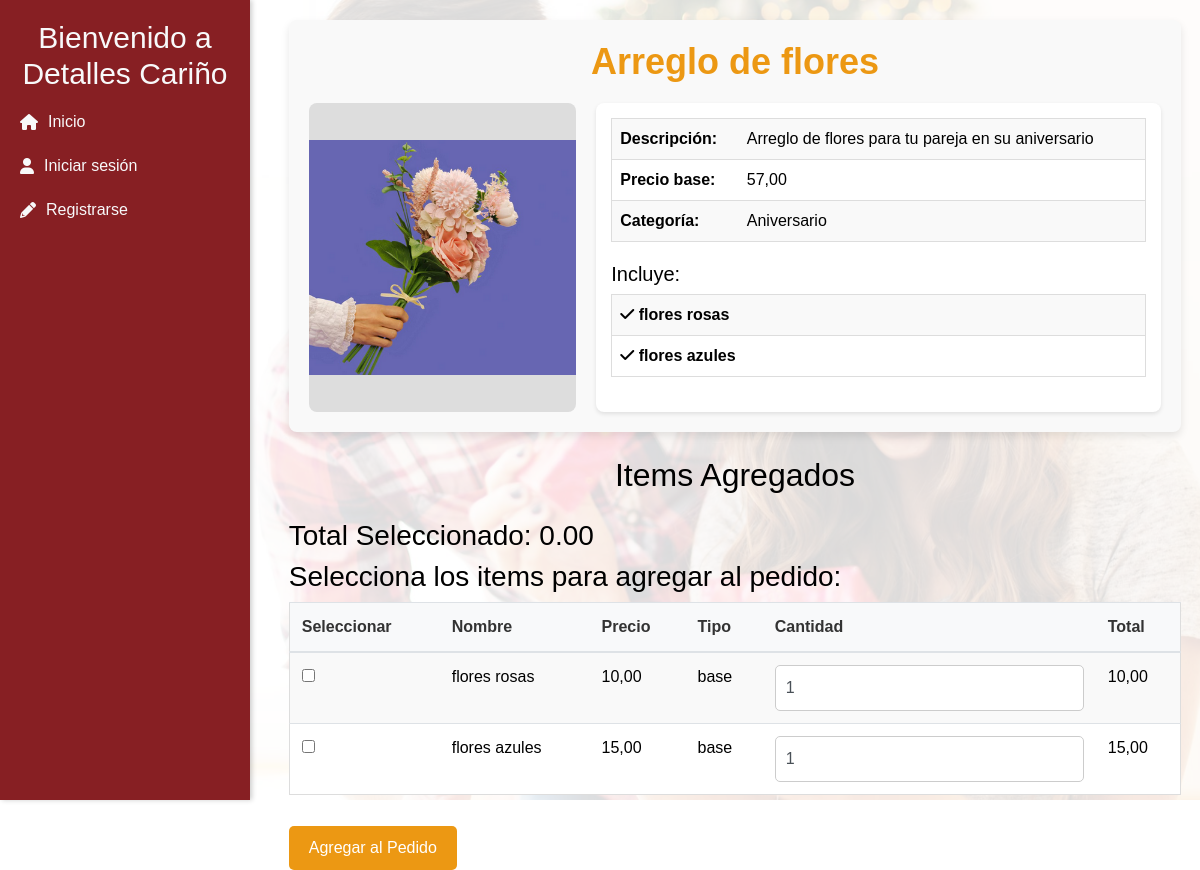
/pedidos/agregar/42/1, run on the app's committed database.
### pedidos/models.py (models this page shows, shortened)
class Producto(models.Model):
    nombre = models.CharField(max_length=50)
    descripcion = models.TextField(max_length=200)
    imagen = models.ImageField(upload_to='media/productos/', default='productos/producto-default.jpg' , null=True, blank=True)
    categoria = models.CharField(max_length=100)
    precio_base = models.DecimalField(max_digits=10, decimal_places=2, default=0.0, blank=True, null=True)

class Item(models.Model):
    OPC_PRODUCTO = [("principal", "Principal"), ("alternativo", "Alternativo")]
    nombre = models.CharField(max_length=50)
    imagen = models.ImageField(upload_to='items/', null=True, blank=True)
    precio = models.DecimalField(max_digits=10, decimal_places=2)
    tipo = models.CharField(max_length=50, choices=OPC_PRODUCTO)
    producto = models.ForeignKey(Producto, on_delete=models.CASCADE, related_name="items")

### pedidos/views.py (the view)
# urls.py: path('pedidos/agregar/<int:pedido_id>/<int:producto_id>', agregar_pedido, name='agregar_pedido'),   #Agrega Producto
def agregar_pedido(request, pedido_id, producto_id):
    producto = get_object_or_404(Producto, id=producto_id)
    personalizaciones = producto.items.filter(tipo='base')
    items = Item.objects.filter(producto=producto)
    form = ItemForm()
    contenido = {
        'producto': producto,
        'personalizaciones': personalizaciones,
        'formulario': form,
        'items': items ,
        'cliente': request.cliente,
        'pedido_id': pedido_id
    }
    return render(request, 'pedidos/seleccion-productos.html', contenido)

### pedidos/forms.py
class ItemForm(forms.ModelForm):
    class Meta:
        model = Item
        fields = ['nombre', 'precio', 'tipo']
        widgets = {
            'nombre': forms.TextInput(attrs={'class': 'form-control', 'placeholder': 'Ej: Nombre del ítem'}),
            'precio': forms.NumberInput(attrs={'class': 'form-control', 'placeholder': 'Ej: 0.00'}),    #Gestionar para que calcule en base al modelo
            'tipo': forms.Select(attrs={'class': 'form-control'}),
        }

### templates/pedidos/seleccion-productos.html (shortened to what this page needs)
{% extends 'menu.html' %}
{% block content %}
<div class="info-producto">
    <h1>{{ producto.nombre }}</h1> {{request.COOKIES.pedido_id}}
    <div class="producto-contenido">
        <div class="img">
            <img src="{{ producto.imagen.url }}" alt="{{ producto.nombre }}">
        </div>
        <div class="info">
            <table>
                <tr>
                    <td><strong>Descripción:</strong></td>
                    <td>{{ producto.descripcion }}</td>
                </tr>
                <tr>
                    <td><strong>Precio base:</strong></td>
                    <td>{{ producto.precio_base }}</td>
                </tr>
                <tr>
                    <td><strong>Categoría:</strong></td>
                    <td>{{ producto.categoria }}</td>
                </tr>
            </table>
            <h5>Incluye:</h5>
            <table>
                {% for personalizacion in personalizaciones %}
                <tr>
                    <td>
                        <i class="fas fa-check"></i> {{ personalizacion.nombre }}
                    </td>
                </tr>
                {% endfor %}
            </table>
        </div>
    </div>
</div>
<h2 class="m-4 mb-4 text-center">Items Agregados</h2>
<h3 class="mt-4">Total Seleccionado: <span id="totalSeleccionado">0.00</span></h3>
<form id="agregarPedidoForm" method="post" action="{% url 'agregar_pedido_items' pedido_id producto.id %}">
    <h3>Selecciona los items para agregar al pedido:</h3>
    <table class="table">
        <thead>
            <tr>
                <th scope="col">Seleccionar</th>
                <th scope="col">Nombre</th>
                <th scope="col">Precio</th>
                <th scope="col">Tipo</th>
                <th scope="col">Cantidad</th>
                <th scope="col">Total</th>
            </tr>
        </thead>
        <tbody>
            {% for item in items %}
            <tr>
                <td data-label="Seleccionar:">
                    <input type="checkbox" class="item-check" name="items" value="{{ item.id }}" data-precio="{{ item.precio }}">
                </td>
                <td data-label="Nombre">{{ item.nombre }}</td>
                <td class="Precio" data-label="Precio">{{ item.precio }}</td>
                <td data-label="Tipo">{{ item.tipo }}</td>
                <td>
                    <input type="number" name="cantidad_{{ item.id }}" value="1" min="1" class="form-control cantidad" data-precio="{{ item.precio }}">
                </td>
                <td data-label="Total - Item(s)">
                    <span class="total-item" data-precio="{{ item.precio }}" data-cantidad="1">{{ item.precio|floatformat:2 }}</span>
                </td>
            </tr>
            {% endfor %}
        </tbody>
    </table>
    <button type="submit" class="btn btn-primary">Agregar al Pedido</button>
</form>
{% endblock %}

### static/css/main.css (style rules this page uses)
body { font-family: Arial, sans-serif; color: #000000; position: relative; }
body::before { content: ""; position: fixed; top: 0; left: 0; width: 100%; height: 100vh; background-image: url("../img/bg-main.jpg"); background-size: cover; background-position: center; background-repeat: no-repeat; z-index: -1; }
body::after { content: ""; position: fixed; top: 0; left: 0; width: 100%; height: 100%; background-color: rgba(255, 255, 255, 0.85); z-index: -1; }
table { background-color: #fff; border-radius: 20px; border: 1px solid #ddd; -webkit-overflow-scrolling: touch; }
thead th { background-color: #f8f9fa; color: #333; }
tbody tr:nth-child(odd) { background-color: #f9f9f9; }
tbody tr:nth-child(even) { background-color: #fff; }
tbody td { vertical-align: middle; }
.info-producto { background-color: #f9f9f9; padding: 20px; border-radius: 8px; box-shadow: 0 4px 8px rgba(0, 0, 0, 0.1); }
.info-producto h1 { font-size: 36px; color: #ec9813; font-weight: bold; text-align: center; margin-bottom: 20px; }
.producto-contenido { display: flex; gap: 20px; }
.info-producto .img { flex: 1; background-color: #ddd; border-radius: 8px; overflow: hidden; display: flex; justify-content: center; align-items: center; }
.info-producto .img img { max-width: 100%; height: auto; }
.info-producto .info { flex: 2; background-color: #fff; padding: 15px; border-radius: 8px; box-shadow: 0 2px 4px rgba(0, 0, 0, 0.1); }
.info-producto .info table { width: 100%; margin-bottom: 20px; border-collapse: collapse; }
.info-producto .info table td { padding: 8px; border-bottom: 1px solid #ddd; }
.info-producto .info table td:first-child { font-weight: bold; }
.btn { padding: 10px 20px; font-size: 16px; border: none; border-radius: 5px; cursor: pointer; transition: background-color 0.3s ease; margin-right: 10px; }
.form-control { width: 100%; padding: 10px; border-radius: 5px; border: 1px solid #ccc; font-size: 16px; }
.btn-primary { background-color: #ec9813; color: #fff; padding: 10px 20px; border: none; border-radius: 5px; cursor: pointer; font-size: 16px; transition: background-color 0.3s ease, transform 0.3s ease; margin-top: 15px; }

### data on the page
Producto: nombre "Arreglo de flores", imagen (picture), descripcion "Arreglo de flores para tu pareja en su aniversario", precio_base "57,00", categoria "Aniversario"
Item: nombre "flores rosas", precio "10,00", tipo "base", id "1"
Item: nombre "flores azules", precio "15,00", tipo "base"
